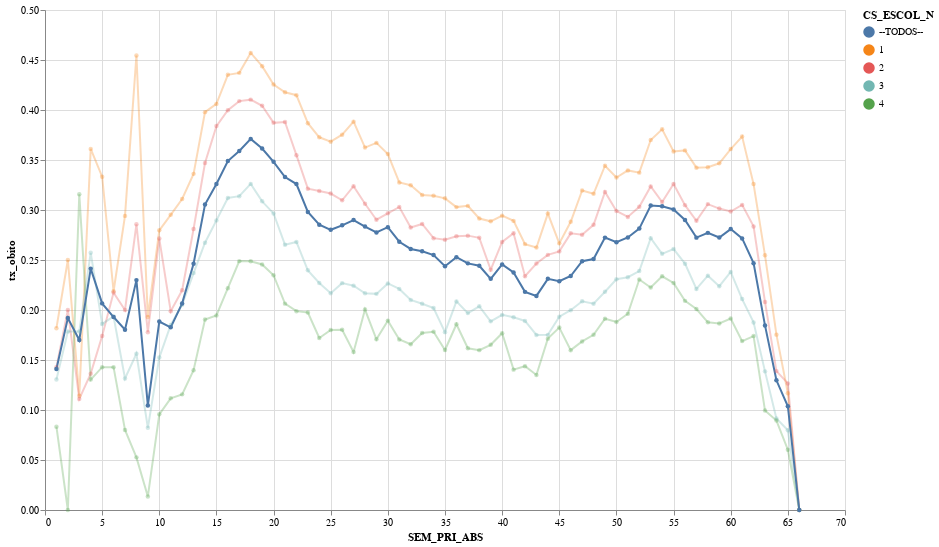

Notebook code for this chart:
### Code cell
#collapse

cat2 = 'CS_ESCOL_N'
index_cols = [cat1,cat2]

selection_dict = {'CS_ESCOL_N':"== ['1','2','3','4']",'idade_anos':' >= 30'}  # 'EVOLUCAO':"== ['cura','obito']"}

df_sel = select_items(df_srag,selection_dict)
print(f'\n Número de casos selecionados: {df_sel.shape[0]}\n')

df = get_outcome_data(df_sel,index_cols)
df = df.query('SEM_PRI_ABS <= @last_week')
get_altair_chart(df,x_col=cat1,y_col='tx_obito',cat_col=cat2,ns_opacity=0.30)

### Figure 1 — Vega-Lite specification as saved in the notebook (floating-point values rounded to 4 significant figures; data arrays with more than 128 entries replaced by an {"elided": "..."} marker saying what was removed)
{"config": {"view": {"continuousWidth": 400, "continuousHeight": 300}, "point": {"size": 20}}, "data": {"name": "data-5a47e00f799ebd7b87354609b0bf8a01"}, "mark": {"type": "line", "point": true, "strokeWidth": 2}, "encoding": {"color": {"type": "nominal", "field": "CS_ESCOL_N"}, "opacity": {"condition": {"value": 1.0, "selection": "Selecione"}, "value": 0.3}, "tooltip": [{"type": "quantitative", "field": "SEM_PRI_ABS"}, {"type": "nominal", "field": "CS_ESCOL_N"}, {"type": "quantitative", "field": "cura"}, {"type": "quantitative", "field": "ignorado"}, {"type": "quantitative", "field": "nd"}, {"type": "quantitative", "field": "obito"}, {"type": "quantitative", "field": "obito_outras_causas"}, {"type": "quantitative", "field": "total"}, {"type": "quantitative", "field": "tx_obito"}], "x": {"type": "quantitative", "field": "SEM_PRI_ABS"}, "y": {"type": "quantitative", "field": "tx_obito"}}, "height": 500, "selection": {"Selecione": {"type": "single", "fields": ["CS_ESCOL_N"], "init": {"CS_ESCOL_N": "--TODOS--"}, "bind": {"CS_ESCOL_N": {"input": "select", "options": ["--TODOS--", "1", "2", "3", "4"]}}}}, "width": 800, "$schema": "https://vega.github.io/schema/vega-lite/v4.8.1.json", "datasets": {"data-5a47e00f799ebd7b87354609b0bf8a01": {"elided": "330 records"}}}
